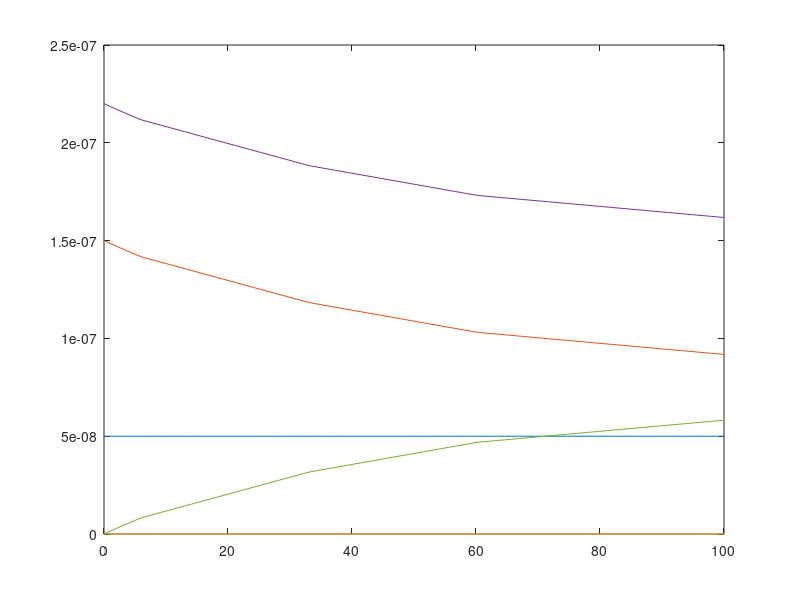

Here is the MATLAB script that generated this plot:
% This file works with OCTAVE and is automatically generated with 
% the System Biology Format Converter (http://sbfc.sourceforge.net/)
% from an SBML file.
% To run this file with Matlab you must edit the comments providing
% the definition of the ode solver and the signature for the 
% xdot function.
%
% The conversion system has the following limitations:
%  - You may have to re order some reactions and Assignment Rules definition
%  - Delays are not taken into account
%  - You should change the lsode parameters (start, end, steps) to get better results
%

%
% Model name = Ibrahim2008_Cdc20_Sequestring_Template_Model
%
% is http://identifiers.org/biomodels.db/MODEL1667525941
% is http://identifiers.org/biomodels.db/BIOMD0000000194
% isDescribedBy http://identifiers.org/pubmed/18295960
%


function main()
%Initial conditions vector
	x0=zeros(5,1);
	x0(1) = 5.0E-8;
	x0(2) = 1.5E-7;
	x0(3) = 0.0;
	x0(4) = 2.2E-7;
	x0(5) = 0.0;


% Depending on whether you are using Octave or Matlab,
% you should comment / uncomment one of the following blocks.
% This should also be done for the definition of the function f below.
% Start Matlab code
%	tspan=[0:0.01:100];
%	opts = odeset('AbsTol',1e-3);
%	[t,x]=ode23tb(@f,tspan,x0,opts);
% End Matlab code

% Start Octave code
	t=linspace(0,100,100);
	x=lsode('f',x0,t);
% End Octave code


	plot(t,x);
end



% Depending on whether you are using Octave or Matlab,
% you should comment / uncomment one of the following blocks.
% This should also be done for the definition of the function f below.
% Start Matlab code
%function xdot=f(t,x)
% End Matlab code

% Start Octave code
function xdot=f(x,t)
% End Octave code

% Compartment: id = Cytoplasm, name = Cytoplasm, constant
	compartment_Cytoplasm=1.0;
% Parameter:   id =  eta_T, name = eta_T
	global_par_eta_T=0.01;
% Parameter:   id =  gamma_T, name = gamma_T
	global_par_gamma_T=1.0E9;
% Parameter:   id =  alpha_T, name = alpha_T
	global_par_alpha_T=200000.0;
% Parameter:   id =  beta_T, name = beta_T
	global_par_beta_T=0.2;
% Parameter:   id =  u, name = u
	global_par_u=1.0;
% Parameter:   id =  const_val_0, name = const_val_0
	global_par_const_val_0=0.0;
% Parameter:   id =  const_val_1, name = const_val_1
	global_par_const_val_1=1.0;

% Reaction: id = R6
	reaction_R6=compartment_Cytoplasm*(global_par_u*global_par_alpha_T*x(1)*x(2)-global_par_beta_T*x(3));

% Reaction: id = R7
	reaction_R7=compartment_Cytoplasm*global_par_u*global_par_gamma_T*x(3)*x(4);

% Reaction: id = R8
	reaction_R8=compartment_Cytoplasm*global_par_eta_T*x(5);

%Event: id=mt_attachment
	event_mt_attachment=time > 2000;

	if(event_mt_attachment) 
		global_par_u=global_par_const_val_0;
	end

	xdot=zeros(5,1);
	
% Species:   id = Mad1_CMad2, name = Mad1:C-Mad2, affected by kineticLaw
	xdot(1) = (1/(compartment_Cytoplasm))*((-1.0 * reaction_R6) + ( 1.0 * reaction_R7));
	
% Species:   id = OMad2, name = O-Mad2, affected by kineticLaw
	xdot(2) = (1/(compartment_Cytoplasm))*((-1.0 * reaction_R6) + ( 1.0 * reaction_R8));
	
% Species:   id = Mad1_CMad2_OMad2, name = Mad1:C-Mad2:O-Mad2*, affected by kineticLaw
	xdot(3) = (1/(compartment_Cytoplasm))*(( 1.0 * reaction_R6) + (-1.0 * reaction_R7));
	
% Species:   id = Cdc20, name = Cdc20, affected by kineticLaw
	xdot(4) = (1/(compartment_Cytoplasm))*((-1.0 * reaction_R7) + ( 1.0 * reaction_R8));
	
% Species:   id = Cdc20_CMad2, name = Cdc20:C-Mad2, affected by kineticLaw
	xdot(5) = (1/(compartment_Cytoplasm))*(( 1.0 * reaction_R7) + (-1.0 * reaction_R8));
end

% adding few functions representing operators used in SBML but not present directly 
% in either matlab or octave. 
function z=pow(x,y),z=x^y;end
function z=root(x,y),z=y^(1/x);end
function z = piecewise(varargin)
	numArgs = nargin;
	result = 0;
	foundResult = 0;
	for k=1:2: numArgs-1
		if varargin{k+1} == 1
			result = varargin{k};
			foundResult = 1;
			break;
		end
	end
	if foundResult == 0
		result = varargin{numArgs};
	end
	z = result;
end


